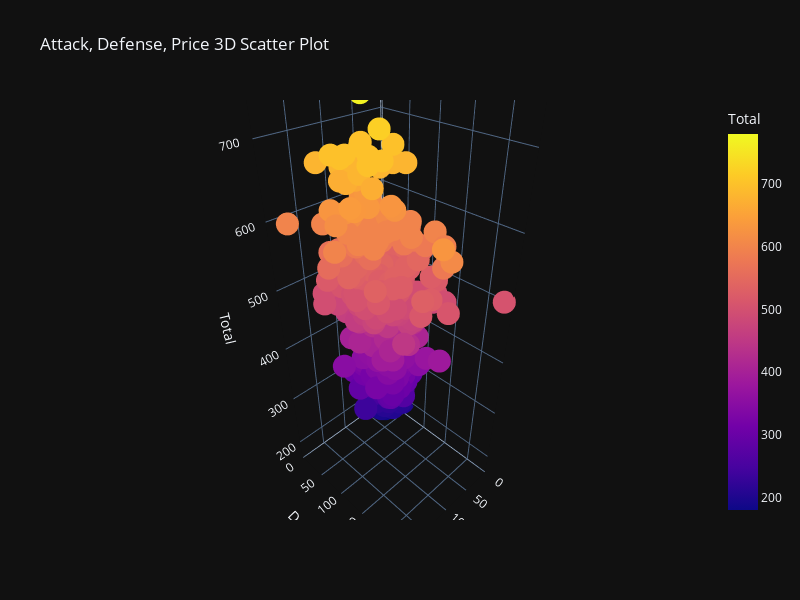

Notebook code cell kept with this figure:
### Markdown cell above
### Attack and Defense

### Code cell
fig = px.scatter_3d(
    df_poke,
    title='Attack, Defense, Price 3D Scatter Plot',
    x="Attack",
    y="Defense",
    z="Total",
    color="Total",
    template='plotly_dark',
    width=800,
    height=600
)
fig.show()

### Figure 1 — Plotly figure (JSON) as saved in the notebook; plotly's stock layout.template omitted (floating-point values rounded to 4 significant figures; data arrays with more than 128 entries replaced by an {"elided": "..."} marker saying what was removed)
{"data": [{"hovertemplate": "Attack=%{x}<br>Defense=%{y}<br>Total=%{marker.color}<extra></extra>", "legendgroup": "", "marker": {"color": {"elided": "800 int values"}, "coloraxis": "coloraxis", "symbol": "circle"}, "mode": "markers", "name": "", "scene": "scene", "showlegend": false, "type": "scatter3d", "x": {"elided": "800 int values"}, "y": {"elided": "800 int values"}, "z": {"elided": "800 int values"}}], "layout": {"coloraxis": {"colorbar": {"title": {"text": "Total"}}, "colorscale": [[0, "#0d0887"], [0.1111, "#46039f"], [0.2222, "#7201a8"], [0.3333, "#9c179e"], [0.4444, "#bd3786"], [0.5556, "#d8576b"], [0.6667, "#ed7953"], [0.7778, "#fb9f3a"], [0.8889, "#fdca26"], [1, "#f0f921"]]}, "height": 600, "legend": {"tracegroupgap": 0}, "scene": {"aspectmode": "auto", "aspectratio": {"x": 0.6329, "y": 0.7697, "z": 2.053}, "domain": {"x": [0, 1], "y": [0, 1]}, "xaxis": {"title": {"text": "Attack"}, "type": "linear"}, "yaxis": {"title": {"text": "Defense"}, "type": "linear"}, "zaxis": {"title": {"text": "Total"}, "type": "linear"}}, "title": {"text": "Attack, Defense, Price 3D Scatter Plot"}, "width": 800}}
